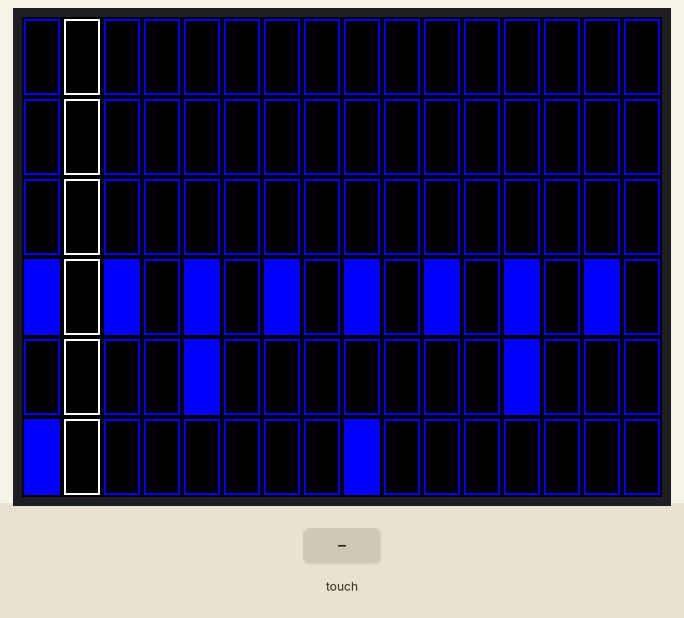
Simulated run of this sketch. Board: Arduino Uno, built with avr-gcc and run on an emulated ATmega328P. Shown: 320×240 colour display. The test bench sets the inputs (shaded band).

Above: at 0.55 s.
At 1.6 s:
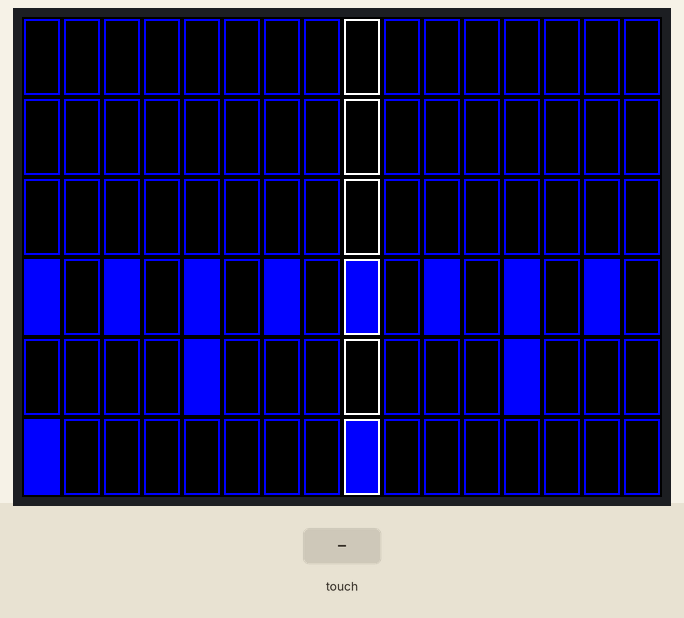
1.7 s: touch panel pressed at 13 % / 10 % of its raw x / y range
3.2 s: touch panel pressed at 38 % / 10 % of its raw x / y range
At 3.27 s:
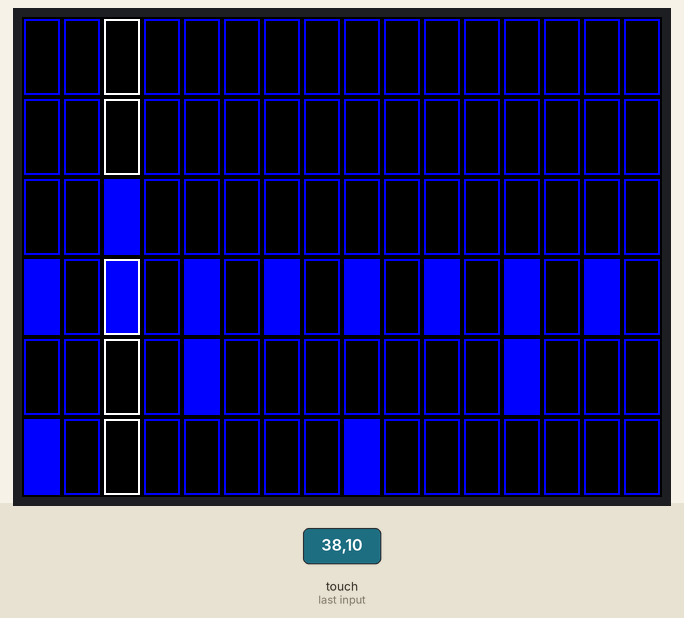
Timing chart, 0 to 6.2 s (numbered marks = the images above; inputs shaded):
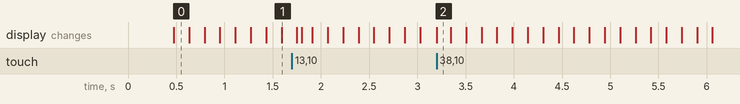

The sketch:

src.ino
```cpp
// drum_machine.ino
//
// Mini set-and-forget drum machine for guitar practice with a touchscreen
// interface.
// (c) Aron Lebani 2024

#include <MCUFRIEND_kbv.h>
#include <TouchScreen.h>
#include <TimerOne.h>

#define _DEBUG

// Pins
#define XP 8
#define XM A2
#define YP A3
#define YM 9

// Calibration data
#define TS_LEFT 912
#define TS_RT 104
#define TS_TOP 75
#define TS_BOT 901

// Parameters
#define MINPRESSURE 200
#define MAXPRESSURE 1000
#define DEBOUNCE_DELAY 100
#define ORIENTATION 1	// Landscape

// Assign human-readable names to some common 16-bit color values:
#define BLACK   0x0000
#define BLUE    0x001F
#define RED     0xF800
#define GREEN   0x07E0
#define CYAN    0x07FF
#define MAGENTA 0xF81F
#define YELLOW  0xFFE0
#define WHITE   0xFFFF

// Globals
MCUFRIEND_kbv tft;
TouchScreen ts = TouchScreen(XP, YP, XM, YM, 300);
TSPoint tp;

uint16_t box_width;
uint16_t box_height;
uint16_t id;
uint16_t bpm = 94;
uint16_t xpos;
uint16_t ypos;

uint64_t last_toggled = 0;

uint8_t previous_current_beat = 0;
volatile uint8_t current_beat = 0;

uint8_t slots[6][16] = {
	{0, 0, 0, 0, 0, 0, 0, 0, 0, 0, 0, 0, 0, 0, 0, 0},
	{0, 0, 0, 0, 0, 0, 0, 0, 0, 0, 0, 0, 0, 0, 0, 0},
	{0, 0, 0, 0, 0, 0, 0, 0, 0, 0, 0, 0, 0, 0, 0, 0},
	{1, 0, 1, 0, 1, 0, 1, 0, 1, 0, 1, 0, 1, 0, 1, 0},
	{0, 0, 0, 0, 1, 0, 0, 0, 0, 0, 0, 0, 1, 0, 0, 0},
	{1, 0, 0, 0, 0, 0, 0, 0, 1, 0, 0, 0, 0, 0, 0, 0},
};

// ---- Initialization functions ----

void initialize_serial(void) {
	#ifdef _DEBUG
	Serial.begin(9600);
	#endif
}

void initialize_display(void) {
    id = tft.readID();

    tft.reset();
    tft.begin(id);
    tft.setRotation(ORIENTATION);
    tft.fillScreen(BLACK);

    box_width = tft.width() / 16;
	box_height = tft.height() / 6;

    tft.fillScreen(BLACK);
}

void initialize_timer(void) {
	// Divide by 4 because we're using 16th notes
	Timer1.initialize(1000000 * 60 / bpm / 4);
	Timer1.attachInterrupt(progress_beat);
}

// ---- Drawing functions ----

void draw_screen(void) {
	for (int beat = 0; beat < 16; beat++) {
		draw_beat(beat);
	}
}

void draw_beat(int beat) {
	for (int drum = 0; drum < 6; drum++) {
		draw_slot(drum, beat);
	}
}

void draw_slot(int drum, int beat) {
	int x = beat * box_width;
	int y = drum * box_height;

	tft.fillRect(x + 1, y + 1, box_width - 2, box_height - 2, BLACK);

	if (slots[drum][beat] == 1) {
		tft.fillRect(x + 1, y + 1, box_width - 2, box_height - 2, BLUE);
	} else {
		tft.drawRect(x + 1, y + 1, box_width - 2, box_height - 2, BLUE);
	}
}

// ---- State manipulation ----

void toggle_slot(int drum, int beat) {
	if (millis() - last_toggled < DEBOUNCE_DELAY) {
		return;
	}

	last_toggled = millis();

	if (slots[drum][beat] == 1) {
		slots[drum][beat] = 0;
	} else {
		slots[drum][beat] = 1;
	}

	draw_slot(drum, beat);
}

void progress_beat(void) {
	if (current_beat == 15) {
		current_beat = 0;
		return;
	}

	current_beat = current_beat + 1;
}

uint8_t get_previous_beat(void) {
	if (current_beat == 0) {
		return 15;
	}

	return current_beat - 1;
}

void clear_previous_beat(void) {
	uint8_t previous_beat = get_previous_beat();

	draw_beat(previous_beat);
}

// ---- Event loop ----

void highlight_current_beat(void) {
	if (current_beat == previous_current_beat) {
		return;
	}

	previous_current_beat = current_beat;

	clear_previous_beat();

	for (int drum = 0; drum < 6; drum++) {
		int x = current_beat * box_width;
		int y = drum * box_height;

		tft.drawRect(x + 1, y + 1, box_width - 2, box_height - 2, WHITE);
	}
}

void wait_for_touch(void) {
    tp = ts.getPoint();

    // If sharing pins, need to fix the directions of the touchscreen pins
    pinMode(XM, OUTPUT);
    pinMode(YP, OUTPUT);

	if (tp.z < MINPRESSURE || tp.z > MAXPRESSURE) {
		return;
	}

	// Map the tp coordinates based on the calibration data and orientation
    xpos = map(tp.y, TS_TOP, TS_BOT, 0, tft.width());
    ypos = map(tp.x, TS_RT, TS_LEFT, 0, tft.height());

	int beat = xpos / box_width;
	int drum = ypos / box_height;

	toggle_slot(drum, beat);
}

// ---- Entry point ----

void setup(void) {
	initialize_serial();
	initialize_display();
	initialize_timer();

	draw_screen();
}

void loop() {
	highlight_current_beat();
	wait_for_touch();
}
```
